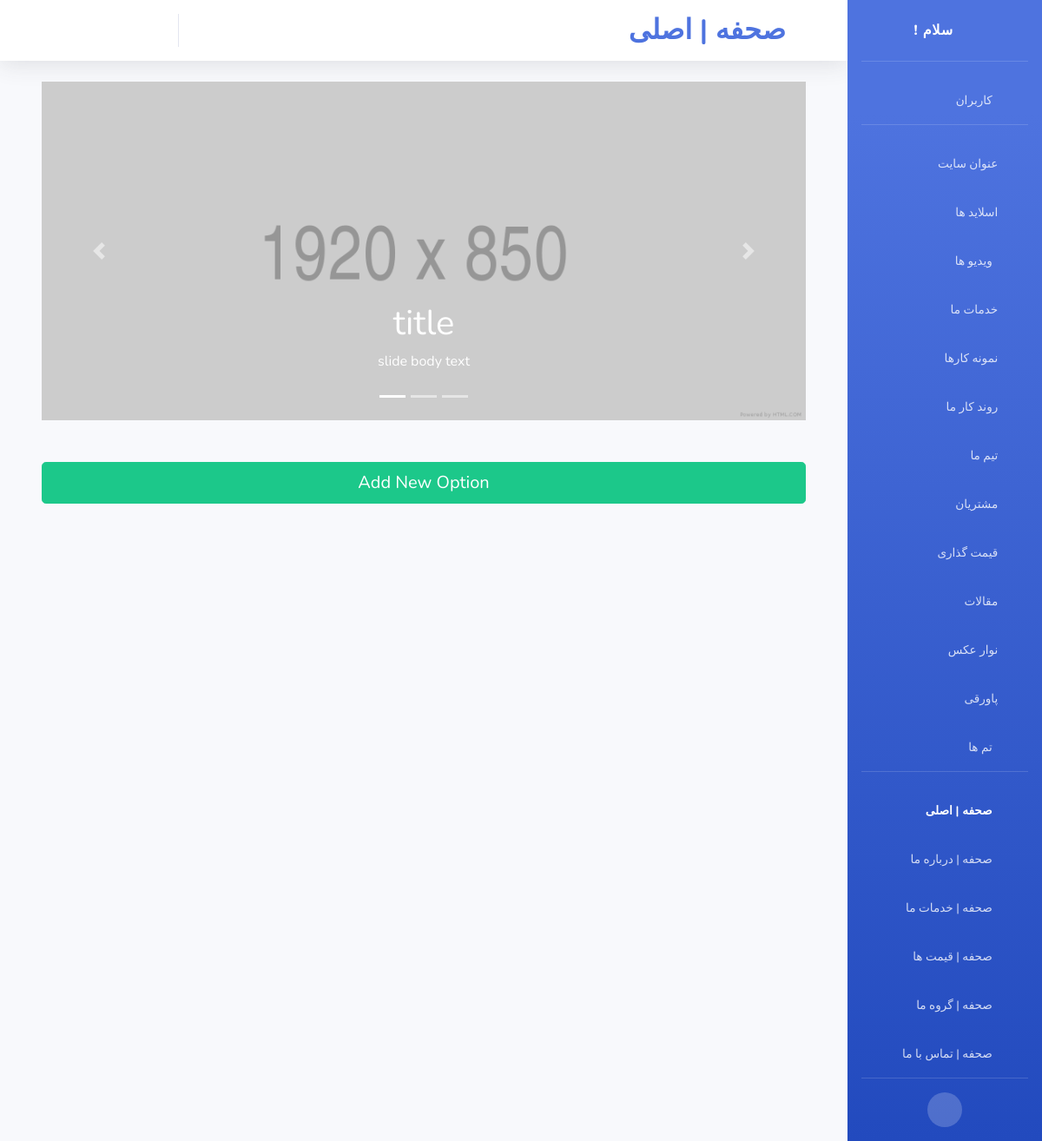
The app's page /control_panel/page_edit/index/ (signed in) with its own data.
### control_panel/models.py (models this page shows)
class slideshow(models.Model):
	slide_img=models.ImageField(upload_to='slides_img/',
								default='slides_img/default/default.png',
								blank=True)
	slide_title=models.TextField()
	slide_body_text=models.TextField()
	objects=slideshowManager()

### control_panel/views.py (the view, shortened to what this page needs)
# urls.py: path('page_edit/index/',views.pe_index_,
def pe_index_(request):
	if not request.user.is_staff:
		return redirect('/')
	messages=list()
	options=main_pages.objects.get_options(1,True)
	slideshow_array=list()
	for slide in slideshow.objects.all():
		slide.slide_body_text={
			'str_list':slide.slide_body_text.split('\n'),
			'str':slide.slide_body_text
			}
		if '{' in slide.slide_title and '}' in slide.slide_title:
			slide_title_parts=slide.slide_title.split('}')
			title_parts=list()
			for slide_title_part in slide_title_parts:
				if '{' in slide_title_part:
					title_part={
						'title':slide_title_part.split('{')[0],
						'span':slide_title_part.split('{')[1]
						}
					title_parts.append(title_part)
				else:
					title_part={
						'title':slide_title_part,
						'span':''
						}
					title_parts.append(title_part)
			slideshow_arr={
				'object':slide,
				'title_parts':title_parts
				}
			slideshow_array.append(slideshow_arr)
		else:
			title_parts=list()
			title_part={
				'title':slide.slide_title,
				'span':''
				}
			title_parts.append(title_part)
			slideshow_arr={
				'object':slide,
				'title_parts':title_parts
				}
			slideshow_array.append(slideshow_arr)
	return render(request,'control_panel/pe-index.html',{
		'messages':messages,
		'options':options,
		'slideshow':slideshow_array,
		'page_name':'pe_index'
		})

### control_panel/models.py (called while the page is built, shortened)
	def get_options(self,id,single_des=False):
		if main_pages.objects.filter(id=id).exists():
			page=main_pages.objects.filter(id=id).get()
		else:
			return None

### templates/control_panel/pe-index.html (shortened to what this page needs)
{% load static %}
<!DOCTYPE html>
<html lang="en">
<head>
	<link href="{% static 'cpanel/vendor/fontawesome-free/css/all.min.css' %}" rel="stylesheet" type="text/css">
	<link href="{% static 'cpanel/css/sb-admin-2.min.css' %}" rel="stylesheet">
</head>
<body id="page-top">
<div id="wrapper">
	<div id="content-wrapper" class="d-flex flex-column">
		<div id="content">
			<nav class="navbar navbar-expand navbar-light bg-white topbar mb-4 static-top shadow">
				<ul class="navbar-nav ml-auto">
					<li class="nav-item d-none d-sm-block dropdown no-arrow mx-1">
						<a class="nav-link dropdown-toggle" data-toggle="modal" data-target="#logoutModal" href="">
							<i class="fas fa-sign-out-alt fa-sm fa-fw mr-2 text-gray-400"></i>
						</a>
					</li>
					<li class="nav-item d-none d-sm-block dropdown no-arrow mx-1">
						<a class="nav-link dropdown-toggle" href="#">
							<i class="fas fa-envelope fa-sm fa-fw mr-2 text-gray-400"></i>
						</a>
					</li>
					<li class="nav-item d-none d-sm-block dropdown no-arrow mx-1">
						<a class="nav-link dropdown-toggle" href="/control_panel/auth/users/{{ user.id }}/change/">
							<i class="fas fa-user-tie fa-sm fa-fw mr-2 text-gray-400"></i>
						</a>
					</li>
					<li class="nav-item dropdown no-arrow mx-1">
						<a class="nav-link dropdown-toggle" href="/">
							<i class="fas fa-eye fa-sm fa-fw mr-2 text-gray-400"></i>
						</a>
					</li>
				</ul>
				<h2 class="m-0 mr-2 d-none d-sm-block font-weight-bold text-primary">صحفه | اصلی</h2>
				<h1 class="fas d-none d-sm-block fa-square mr-3 font-weight-bold text-primary"></h1>
			</nav>
			<div class="container-fluid">
				<div class="container-fluid mb-5">
					<div id="carouselExampleIndicators" class="carousel slide" data-ride="carousel">
						<ol class="carousel-indicators">
							{% for slide in slideshow %}
								<li data-target="#carouselExampleIndicators" data-slide-to="{{ forloop.counter0 }}"
									{% if forloop.counter0 == 0 %}class="active"{% endif %}></li>
							{% endfor %}
						</ol>
						<div class="carousel-inner">
							{% for slide in slideshow %}
								<div class="carousel-item {% if forloop.counter0 == 0 %}active{% endif %}">
									<img class="d-block w-100" src="{{ slide.object.slide_img.url }}"
										 alt="First slide">
									<div class="carousel-caption d-none d-md-block">
										<h1 class="hero-heading">
											{% for title_part in slide.title_parts %}{{ title_part.title }}
											{% endfor %}
										</h1>
										<p class="hero-content">
											{% for text in slide.object.slide_body_text.str_list %}
												{{ text }}
												<br>
											{% endfor %}
										</p>
									</div>
								</div>
							{% endfor %}
						</div>
						<a class="carousel-control-prev" href="#carouselExampleIndicators" role="button"
						   data-slide="prev">
							<span class="carousel-control-prev-icon" aria-hidden="true"></span>
						</a>
						<a class="carousel-control-next" href="#carouselExampleIndicators" role="button"
						   data-slide="next">
							<span class="carousel-control-next-icon" aria-hidden="true"></span>
						</a>
					</div>
				</div>
				<div class="container-fluid">
					<form method="POST" enctype="multipart/form-data">
						<button type="submit" class="btn btn-success btn-lg btn-block mb-5" name="Add-new-option">Add
																												  New
																												  Option
						</button>
					</form>
				</div>
			</div>
		</div>
	</div>
	<ul class="navbar-nav bg-gradient-primary sidebar sidebar-dark accordion" id="accordionSidebar">
		<a class="sidebar-brand d-flex align-items-center justify-content-center" href="/control_panel/">
			<div class="sidebar-brand-text mx-3">! سلام<sup></sup></div>
			<div class="sidebar-brand-icon rotate-n-15">
				<i class="fas fa-laugh-wink"></i>
			</div>
		</a>
		<hr class="sidebar-divider">
		<li class="nav-item">
			<a class="nav-link" href="/control_panel/auth/users/">
				<span class="collapse collapsing">کاربران</span>
				<i class="fas fa-fw fa-user-cog"></i>
			</a>
		</li>
		<hr class="sidebar-divider">
		<li class="nav-item">
			<a class="nav-link" href="/control_panel/site/site-title/">
				<span class="collapse collapsing">عنوان سایت</span>
				<i class="fa fa-window-maximize"></i>
			</a>
		</li>
		<li class="nav-item">
			<a class="nav-link" href="/control_panel/site/slideshow/">
				<span class="collapse collapsing">اسلاید ها</span>
				<i class="fa fa-object-ungroup"></i>
			</a>
		</li>
		<li class="nav-item">
			<a class="nav-link" href="/control_panel/site/video/">
				<span class="collapse collapsing">ویدیو ها</span>
				<i class="fas fa-fw fa-film"></i>
			</a>
		</li>
		<li class="nav-item">
			<a class="nav-link" href="/control_panel/site/our-services/">
				<span class="collapse collapsing">خدمات ما</span>
				<i class="fa fa-wrench"></i>
			</a>
		</li>
		<li class="nav-item">
			<a class="nav-link" href="/control_panel/site/work-samples/">
				<span class="collapse collapsing">نمونه کارها</span>
				<i class="fa fa-laptop-code"></i>
			</a>
		</li>
		<li class="nav-item">
			<a class="nav-link" href="/control_panel/site/work-process/">
				<span class="collapse collapsing">روند کار ما</span>
				<i class="fa fa-check-double"></i>
			</a>
		</li>
		<li class="nav-item">
			<a class="nav-link" href="/control_panel/site/our-team/">
				<span class="collapse collapsing">تیم ما</span>
				<i class="fa fa-users"></i>
			</a>
		</li>
		<li class="nav-item">
			<a class="nav-link" href="/control_panel/site/our-customers/">
				<span class="collapse collapsing">مشتریان</span>
				<i class="fa fa-user-tag"></i>
			</a>
		</li>
		<li class="nav-item">
			<a class="nav-link" href="/control_panel/site/our-pricing/">
				<span class="collapse collapsing">قیمت گذاری</span>
				<i class="fa fa-dollar-sign"></i>
			</a>
		</li>
		<li class="nav-item">
			<a class="nav-link" href="/control_panel/site/our-news/">
				<span class="collapse collapsing">مقالات</span>
				<i class="fa fa-newspaper"></i>
			</a>
		</li>
		<li class="nav-item">
			<a class="nav-link" href="/control_panel/site/img-array/">
				<span class="collapse collapsing">نوار عکس</span>
				<i class="fas fa-image"></i>
			</a>
		</li>
		<li class="nav-item">
			<a class="nav-link" href="/control_panel/site/footer/">
				<span class="collapse collapsing">پاورقی</span>
				<i class="fas fa-digital-tachograph"></i>
			</a>
		</li>
		<li class="nav-item">
			<a class="nav-link" href="/control_panel/site/themes/">
				<span class="collapse collapsing">تم ها</span>
				<i class="fas fa-fw fa-brush"></i>
			</a>
		</li>
		<hr class="sidebar-divider">
		<li class="nav-item active">
			<a class="nav-link" href="/control_panel/page_edit/index/">
				<span class="collapse collapsing">صحفه | اصلی</span>
				<i class="fas fa-fw fa-square"></i>
			</a>
		</li>
		<li class="nav-item">
			<a class="nav-link" href="/control_panel/page_edit/about_us/">
				<span class="collapse collapsing">صحفه | درباره ما</span>
				<i class="fas fa-fw fa-square"></i>
			</a>
		</li>
		<li class="nav-item">
			<a class="nav-link" href="/control_panel/page_edit/our_services/">
				<span class="collapse collapsing">صحفه | خدمات ما</span>
				<i class="fas fa-fw fa-square"></i>
			</a>
		</li>
		<li class="nav-item">
			<a class="nav-link" href="/control_panel/page_edit/our_pricing/">
				<span class="collapse collapsing">صحفه | قیمت ها</span>
				<i class="fas fa-fw fa-square"></i>
			</a>
		</li>
		<li class="nav-item">
			<a class="nav-link" href="/control_panel/page_edit/our_team/">
				<span class="collapse collapsing">صحفه | گروه ما</span>
				<i class="fas fa-fw fa-square"></i>
			</a>
		</li>
		<li class="nav-item">
			<a class="nav-link" href="/control_panel/page_edit/contact_us/">
				<span class="collapse collapsing">صحفه | تماس با ما</span>
				<i class="fas fa-fw fa-square"></i>
			</a>
		</li>
		<hr class="sidebar-divider d-none d-md-block">
		<div class="text-center d-none d-md-inline">
			<button class="rounded-circle border-0" id="sidebarToggle"></button>
		</div>
	</ul>
</div>
</body>
</html>

### records on screen
slideshow: object.slide_img (placeholder picture), title "title", str_list "slide body text"
